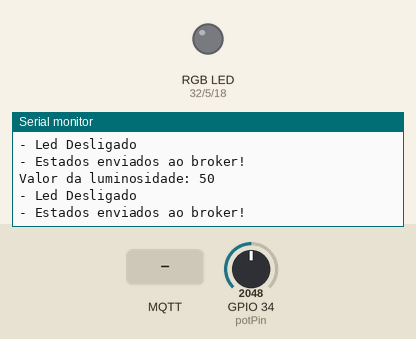
This sketch was run on a simulated ESP32. Shown: an RGB LED mixed from three pins (HIGH = lit), the last lines printed to the serial monitor. The inputs (shaded band) are chosen by the test bench; at power-on: GPIO 34 (potPin) = 2048. WiFi joins after 1.5 s; servers stay silent unless stated; no MQTT or app messages arrive unless stated; pins used as bus, display or sensor lines are not drawn.

Above: at 9.9 s.
10.0 s: GPIO 34 (potPin) set to 491
At 11.1 s:
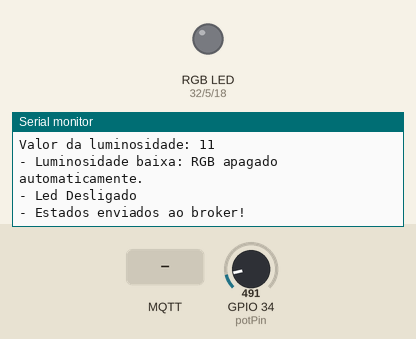
12.2 s: MQTT message "1" arrives on the first subscribed topic
14.2 s: MQTT message "on" arrives on the first subscribed topic
16.2 s: GPIO 34 (potPin) set to 1228
At 17.6 s:
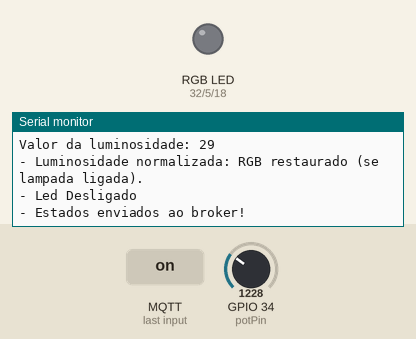
Timing chart, 0 to 19.2 s (numbered marks = the images above; inputs shaded):
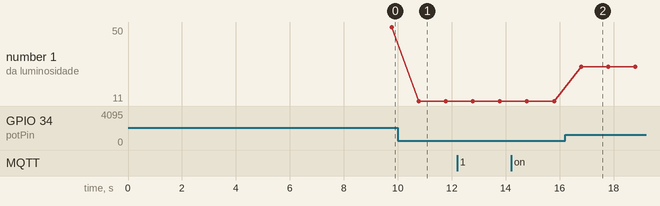

The sketch:

sketch.ino
```cpp
#include <Arduino.h>
#include <WiFi.h>
#include <PubSubClient.h>

const char* default_SSID = "Wokwi-GUEST";
const char* default_PASSWORD = "";
const char* default_BROKER_MQTT = "54.80.122.222";
const int default_BROKER_PORT = 1883;

const char* default_TOPICO_SUBSCRIBE = "/TEF/lamp001/cmd";
const char* default_TOPICO_PUBLISH_1 = "/TEF/lamp001/attrs";
const char* default_TOPICO_PUBLISH_2 = "/TEF/lamp001/attrs/l";
const char* default_TOPICO_PUBLISH_3 = "/TEF/lamp001/attrs/rgb";
const char* TOPICO_CMDEXE = "/TEF/lamp001/cmdexe";

const char* default_ID_MQTT = "fiware_001";
const int default_D4 = 2;

// LED RGB catodo comum: R=32, G=5, B=18 (comum no GND)
const int PINO_R = 32;
const int PINO_G = 5;
const int PINO_B = 18;

const int CANAL_R = 0;
const int CANAL_G = 1;
const int CANAL_B = 2;

const char* topicPrefix = "lamp001";

// --- Limiar de luminosidade (0 a 100) abaixo do qual o RGB apaga sozinho ---
const int LUMINOSITY_THRESHOLD = 20;

char* SSID = const_cast<char*>(default_SSID);
char* PASSWORD = const_cast<char*>(default_PASSWORD);
char* BROKER_MQTT = const_cast<char*>(default_BROKER_MQTT);
int BROKER_PORT = default_BROKER_PORT;
char* TOPICO_SUBSCRIBE = const_cast<char*>(default_TOPICO_SUBSCRIBE);
char* TOPICO_PUBLISH_1 = const_cast<char*>(default_TOPICO_PUBLISH_1);
char* TOPICO_PUBLISH_2 = const_cast<char*>(default_TOPICO_PUBLISH_2);
char* TOPICO_PUBLISH_3 = const_cast<char*>(default_TOPICO_PUBLISH_3);
char* ID_MQTT = const_cast<char*>(default_ID_MQTT);
int D4 = default_D4;

WiFiClient espClient;
PubSubClient MQTT(espClient);
char EstadoSaida = '0';

// Cor escolhida pelo usuario (mantida mesmo com a lampada desligada)
int corEscolhidaR = 255;
int corEscolhidaG = 255;
int corEscolhidaB = 255;

// Cor que esta fisicamente acesa no LED agora
int corAtualR = 0;
int corAtualG = 0;
int corAtualB = 0;

// Flag: verdadeiro quando o RGB foi apagado automaticamente por pouca luz
bool apagadoPorLuminosidade = false;

// --- Prototipos das funcoes (necessario em .cpp, diferente do .ino) ---
void initSerial();
void initWiFi();
void initMQTT();
void reconectWiFi();
void escreveRGB(int r, int g, int b);
void aplicaEstadoRGB();
void mqtt_callback(char* topic, byte* payload, unsigned int length);
void VerificaConexoesWiFIEMQTT();
void EnviaEstadoOutputMQTT();
void InitOutput();
void reconnectMQTT();
void handleLuminosity();

void initSerial() {
    Serial.begin(115200);
}

void initWiFi() {
    delay(10);
    Serial.println("------Conexao WI-FI------");
    Serial.print("Conectando-se na rede: ");
    Serial.println(SSID);
    Serial.println("Aguarde");
    reconectWiFi();
}

void initMQTT() {
    MQTT.setServer(BROKER_MQTT, BROKER_PORT);
    MQTT.setCallback(mqtt_callback);
}

void setup() {
    InitOutput();
    initSerial();
    initWiFi();
    initMQTT();
    delay(5000);
    MQTT.publish(TOPICO_PUBLISH_1, "s|on");
}

void loop() {
    VerificaConexoesWiFIEMQTT();
    EnviaEstadoOutputMQTT();
    handleLuminosity();
    MQTT.loop();
}

void reconectWiFi() {
    if (WiFi.status() == WL_CONNECTED)
        return;
    WiFi.begin(SSID, PASSWORD);
    while (WiFi.status() != WL_CONNECTED) {
        delay(100);
        Serial.print(".");
    }
    Serial.println();
    Serial.println("Conectado com sucesso na rede ");
    Serial.print(SSID);
    Serial.println("IP obtido: ");
    Serial.println(WiFi.localIP());
    digitalWrite(D4, LOW);
}

void escreveRGB(int r, int g, int b) {
#if defined(ESP_ARDUINO_VERSION_MAJOR) && ESP_ARDUINO_VERSION_MAJOR >= 3
    ledcWrite(PINO_R, r);
    ledcWrite(PINO_G, g);
    ledcWrite(PINO_B, b);
#else
    ledcWrite(CANAL_R, r);
    ledcWrite(CANAL_G, g);
    ledcWrite(CANAL_B, b);
#endif
    corAtualR = r;
    corAtualG = g;
    corAtualB = b;
}

// Acende o RGB com a cor escolhida apenas se a lampada estiver ligada
// E somente se a luminosidade ambiente nao estiver baixa (ver handleLuminosity)
void aplicaEstadoRGB() {
    if (EstadoSaida == '1' && !apagadoPorLuminosidade) {
        escreveRGB(corEscolhidaR, corEscolhidaG, corEscolhidaB);
    } else {
        escreveRGB(0, 0, 0);
    }
}

void mqtt_callback(char* topic, byte* payload, unsigned int length) {
    String msg;
    for (int i = 0; i < length; i++) {
        msg += (char)payload[i];
    }
    Serial.print("- Mensagem recebida: ");
    Serial.println(msg);

    String onTopic = String(topicPrefix) + "@on|";
    String offTopic = String(topicPrefix) + "@off|";

    if (msg.startsWith(onTopic)) {
        digitalWrite(D4, HIGH);
        EstadoSaida = '1';
        aplicaEstadoRGB();
        MQTT.publish(TOPICO_CMDEXE, "lamp001@on|OK");
    }

    if (msg.startsWith(offTopic)) {
        digitalWrite(D4, LOW);
        EstadoSaida = '0';
        aplicaEstadoRGB();
        MQTT.publish(TOPICO_CMDEXE, "lamp001@off|OK");
    }

    // Comando de cor: lamp001@rgb|R,G,B
    String rgbPrefix = String(topicPrefix) + "@rgb|";
    if (msg.startsWith(rgbPrefix)) {
        String valores = msg.substring(rgbPrefix.length());
        valores.replace("|", "");
        valores.trim();

        int primeiraVirgula = valores.indexOf(',');
        int segundaVirgula = valores.indexOf(',', primeiraVirgula + 1);

        if (primeiraVirgula > 0 && segundaVirgula > primeiraVirgula) {
            corEscolhidaR = constrain(valores.substring(0, primeiraVirgula).toInt(), 0, 255);
            corEscolhidaG = constrain(valores.substring(primeiraVirgula + 1, segundaVirgula).toInt(), 0, 255);
            corEscolhidaB = constrain(valores.substring(segundaVirgula + 1).toInt(), 0, 255);

            aplicaEstadoRGB();
            MQTT.publish(TOPICO_CMDEXE, "lamp001@rgb|OK");
            Serial.printf("- LED RGB atualizado para: R=%d G=%d B=%d\n", corEscolhidaR, corEscolhidaG, corEscolhidaB);
        } else {
            Serial.println("- Comando de cor recebido em formato invalido.");
            MQTT.publish(TOPICO_CMDEXE, "lamp001@rgb|ERRO");
        }
    }
}

void VerificaConexoesWiFIEMQTT() {
    if (!MQTT.connected())
        reconnectMQTT();
    reconectWiFi();
}

void EnviaEstadoOutputMQTT() {
    if (EstadoSaida == '1') {
        MQTT.publish(TOPICO_PUBLISH_1, "s|on");
        Serial.println("- Led Ligado");
    }
    if (EstadoSaida == '0') {
        MQTT.publish(TOPICO_PUBLISH_1, "s|off");
        Serial.println("- Led Desligado");
    }

    String corMsg = String(corAtualR) + "-" + String(corAtualG) + "-" + String(corAtualB);
    MQTT.publish(TOPICO_PUBLISH_3, corMsg.c_str());

    Serial.println("- Estados enviados ao broker!");
    delay(1000);
}

void InitOutput() {
    pinMode(D4, OUTPUT);
    digitalWrite(D4, HIGH);
    boolean toggle = false;
    for (int i = 0; i <= 10; i++) {
        toggle = !toggle;
        digitalWrite(D4, toggle);
        delay(200);
    }

#if defined(ESP_ARDUINO_VERSION_MAJOR) && ESP_ARDUINO_VERSION_MAJOR >= 3
    ledcAttach(PINO_R, 5000, 8);
    ledcAttach(PINO_G, 5000, 8);
    ledcAttach(PINO_B, 5000, 8);
#else
    ledcSetup(CANAL_R, 5000, 8);
    ledcSetup(CANAL_G, 5000, 8);
    ledcSetup(CANAL_B, 5000, 8);
    ledcAttachPin(PINO_R, CANAL_R);
    ledcAttachPin(PINO_G, CANAL_G);
    ledcAttachPin(PINO_B, CANAL_B);
#endif

    escreveRGB(0, 0, 0);
}

void reconnectMQTT() {
    while (!MQTT.connected()) {
        Serial.print("* Tentando se conectar ao Broker MQTT: ");
        Serial.println(BROKER_MQTT);
        if (MQTT.connect(ID_MQTT)) {
            Serial.println("Conectado com sucesso ao broker MQTT!");
            if (MQTT.subscribe(TOPICO_SUBSCRIBE)) {
                Serial.print("- Inscrito no topico: ");
                Serial.println(TOPICO_SUBSCRIBE);
            } else {
                Serial.println("- Falha ao se inscrever no topico MQTT.");
            }
        } else {
            Serial.println("Falha ao reconectar no broker.");
            Serial.println("Havera nova tentativa de conexao em 2s");
            delay(2000);
        }
    }
}

void handleLuminosity() {
    const int potPin = 34;
    int sensorValue = analogRead(potPin);
    int luminosity = map(sensorValue, 0, 4095, 0, 100);
    String mensagem = String(luminosity);
    Serial.print("Valor da luminosidade: ");
    Serial.println(mensagem.c_str());
    MQTT.publish(TOPICO_PUBLISH_2, mensagem.c_str());

    // --- Apaga o RGB automaticamente quando a luminosidade esta baixa ---
    if (luminosity < LUMINOSITY_THRESHOLD) {
        if (!apagadoPorLuminosidade) {
            apagadoPorLuminosidade = true;
            aplicaEstadoRGB(); // forca off, mas preserva corEscolhida para depois
            Serial.println("- Luminosidade baixa: RGB apagado automaticamente.");
        }
    } else {
        if (apagadoPorLuminosidade) {
            apagadoPorLuminosidade = false;
            aplicaEstadoRGB(); // restaura a cor escolhida, se a lampada estiver 'on'
            Serial.println("- Luminosidade normalizada: RGB restaurado (se lampada ligada).");
        }
    }
}
```

Measured:
- after the input at 10.0 s, the serial monitor: prints a new line after 0.77 s (image 1)
- after the input at 16.2 s, the serial monitor: prints a new line after 0.59 s (image 2)
- plotted number 1: 50 → 11 after the input at 10.0 s, 11 → 29 after the input at 16.2 s
